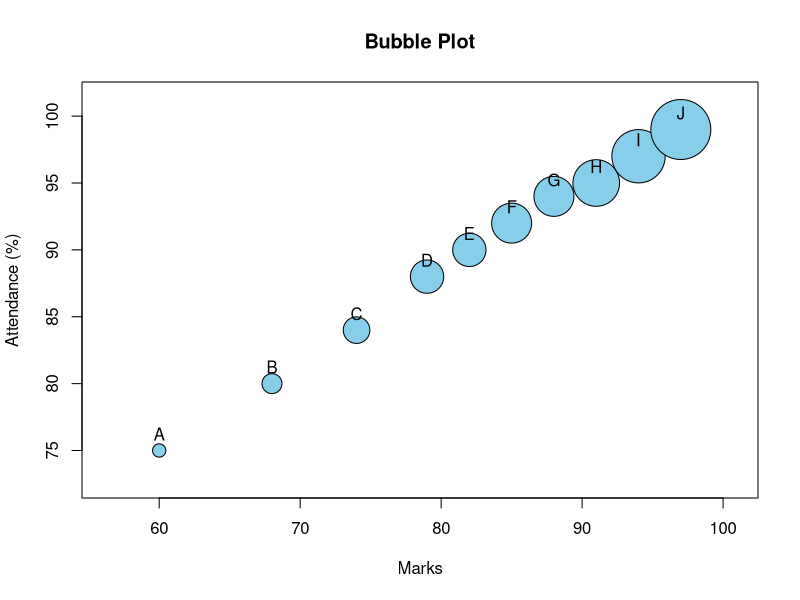
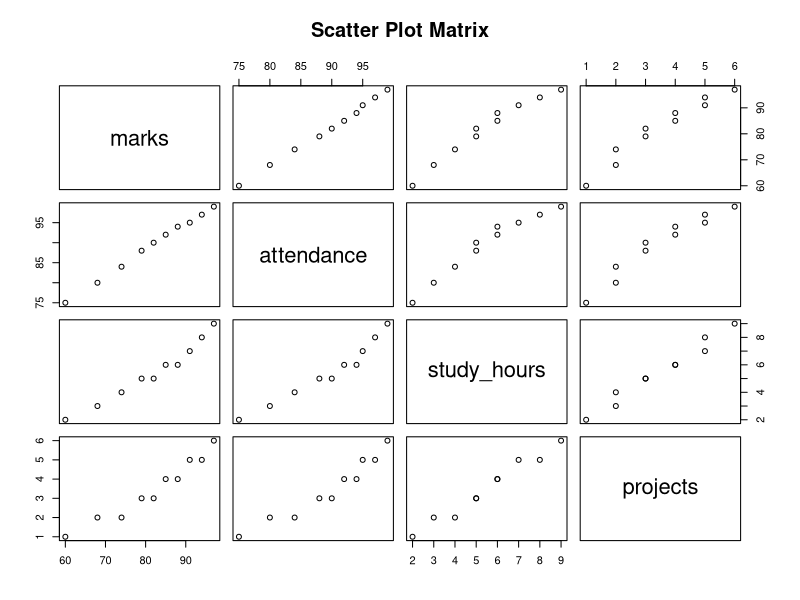
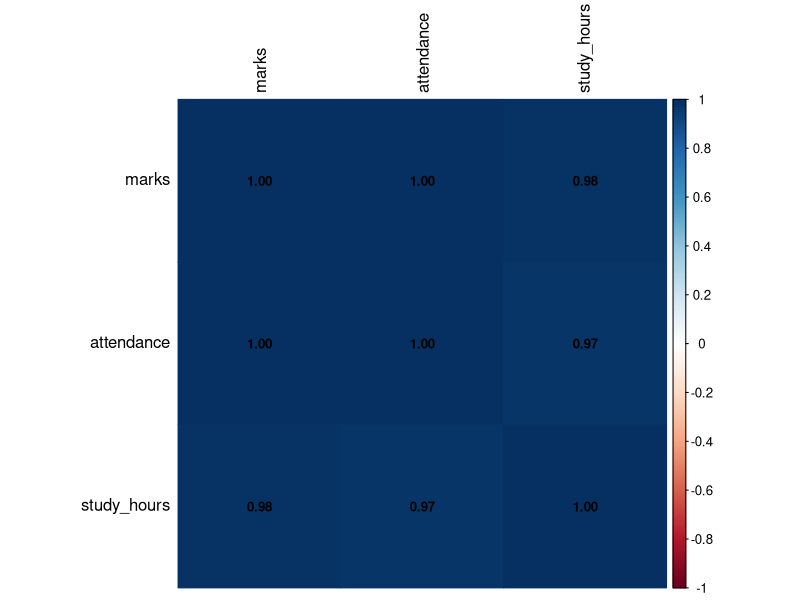

The R source for these figures, in order:
# Install packages (Run once if not installed)
# install.packages("corrplot")

library(corrplot)

# Dataset
student <- c("A","B","C","D","E","F","G","H","I","J")
marks <- c(60,68,74,79,82,85,88,91,94,97)
attendance <- c(75,80,84,88,90,92,94,95,97,99)
study_hours <- c(2,3,4,5,5,6,6,7,8,9)
projects <- c(1,2,2,3,3,4,4,5,5,6)

data <- data.frame(student, marks, attendance, study_hours, projects)

# -----------------------------------
# Q1. Bubble Plot
# X = Marks
# Y = Attendance
# Bubble Size = Study Hours
# -----------------------------------
symbols(data$marks,
        data$attendance,
        circles = data$study_hours,
        inches = 0.3,
        bg = "skyblue",
        fg = "black",
        xlab = "Marks",
        ylab = "Attendance (%)",
        main = "Bubble Plot")

text(data$marks,
     data$attendance,
     labels = data$student,
     pos = 3)

# -----------------------------------
# Q2. Scatter Plot Matrix
# -----------------------------------
pairs(data[,2:5],
      main = "Scatter Plot Matrix")

# -----------------------------------
# Q3. Correlation Matrix
# -----------------------------------
correlation <- cor(data[,2:4])
print(correlation)

# -----------------------------------
# Q4. Student with Highest Marks
# and Largest Bubble
# -----------------------------------
highest <- data[which.max(data$marks),]

print(highest)

# -----------------------------------
# Q5. Heatmap
# -----------------------------------
corrplot(correlation,
         method = "color",
         addCoef.col = "black",
         tl.col = "black",
         number.cex = 0.8)
